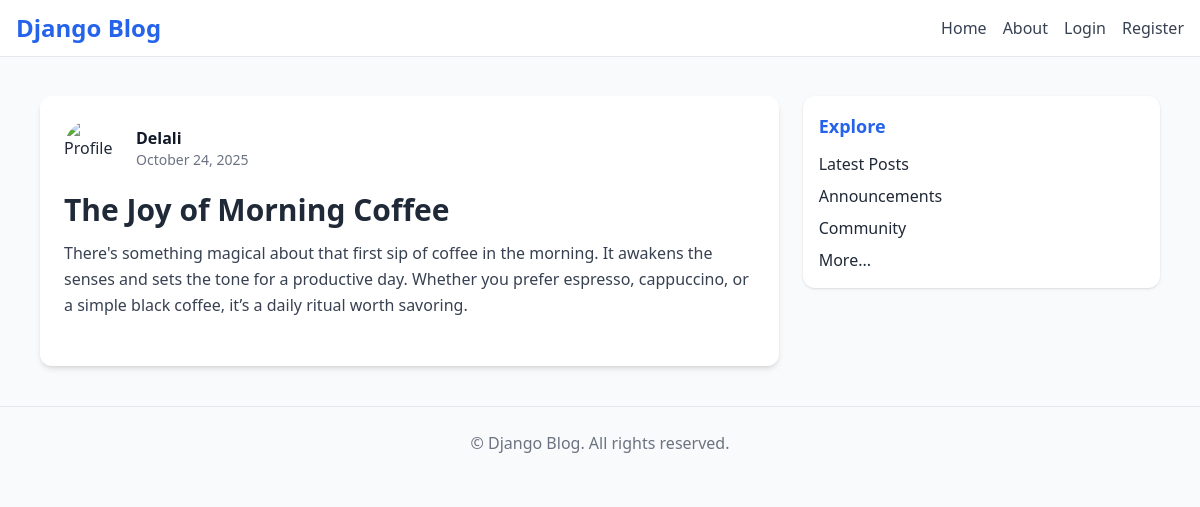
/post/50/, run on the app's committed database.
### blog/models.py (models this page shows, shortened)
class Post(models.Model):
    title = models.CharField(max_length=100)
    content = models.TextField()
    date_posted = models.DateTimeField(default=timezone.now)
    author = models.ForeignKey(User, on_delete=models.CASCADE)

### blog/views.py (the view)
# urls.py: path('post/<int:pk>/', PostDetailView.as_view(), name='post-detail'),
class PostDetailView(DetailView):
    model = Post

### blog/templates/blog/post_detail.html (shortened to what this page needs)
{% extends "blog/base.html" %}
{% block content %}
<article class="bg-white rounded-xl shadow-md p-6">
  <div class="flex items-center space-x-4 mb-4">
    <img class="w-14 h-14 rounded-full object-cover" src="{{ object.author.profile.image.url }}" alt="Profile">
    <div>
      <a href="{% url 'user-posts' object.author.username %}" class="font-semibold text-gray-900 hover:text-blue-600">{{ object.author }}</a>
      <p class="text-sm text-gray-500">{{ object.date_posted|date:"F d, Y" }}</p>
    </div>
  </div>
  <h2 class="text-3xl font-semibold mb-3">{{ object.title }}</h2>
  <p class="text-gray-700 leading-relaxed mb-6">{{ object.content }}</p>
</article>
{% endblock %}

### data on the page
Post: author "Delali", date_posted "October 24, 2025", title "The Joy of Morning Coffee", content "There's something magical about that first sip of coffee in the morning. It awakens the senses and sets the tone for a productive day. Whether you prefer espresso, cappuccino, or a simple black coffee, it’s a daily ritual worth savoring."
